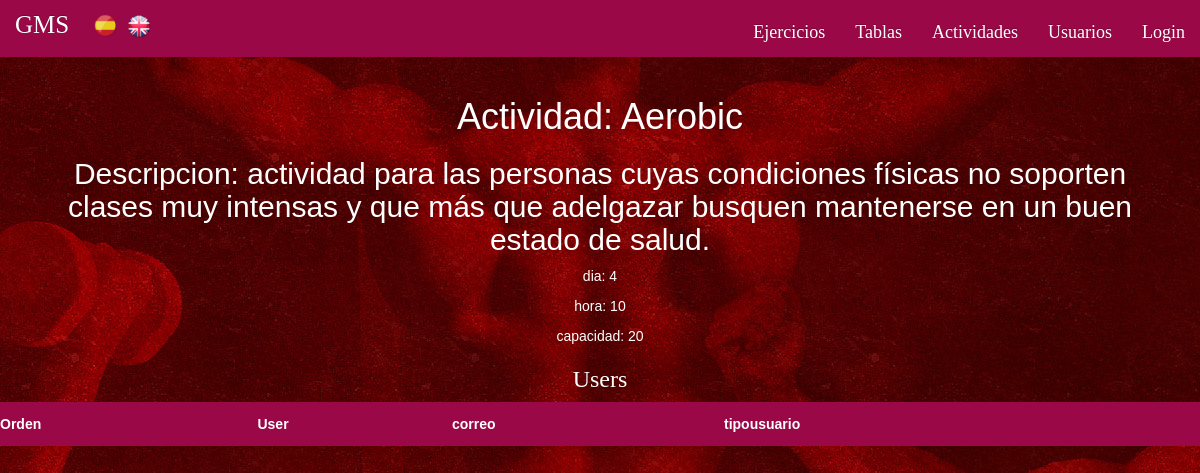
Page /index.php?controller=actividades&action=view&idactividad=1 on the committed database.
### tables this page shows
CREATE TABLE IF NOT EXISTS `Actividad` (
  `idactividad` INT NOT NULL AUTO_INCREMENT,
  `nombreactividad` VARCHAR(45) NULL,
  `descripcionactividad` VARCHAR(1000) NULL,
  `dia`INT NULL,
  `hora` INT NULL,
  `capacidad` INT NULL,
   PRIMARY KEY (`idactividad`));

### core/ViewManager.php (called while the page is built, shortened)
<?php
class ViewManager {
	private $variables = array();
	public function setVariable($varname, $value, $flash=false) {
		$this->variables[$varname] = $value;
	}
	public function getVariable($varname, $default=NULL) {
		if (!isset($this->variables[$varname])) {
			return $default;
		}
		return $this->variables[$varname];
	}
	public function render($controller, $viewname) {
		include(__DIR__."/../view/$controller/$viewname.php");
	}
	private static $viewmanager_singleton = NULL;
	public static function getInstance() {
		if (self::$viewmanager_singleton == null) {
			self::$viewmanager_singleton = new ViewManager();
		}
		return self::$viewmanager_singleton;
	}
}

### controller/ActividadesController.php (called while the page is built, shortened)
<?php
require_once(__DIR__."/../model/Actividad.php");
require_once(__DIR__."/../model/ActividadMapper.php");
require_once(__DIR__."/../core/ViewManager.php");
class ActividadesController extends BaseController {
	private $actividadMapper;
	public function __construct() {
		$this->actividadMapper = new ActividadMapper();
	}
	public function view(){
		$actividadid = $_GET["idactividad"];
		$actividad = $this->actividadMapper->findById($actividadid);
		$users = $this->actividadMapper->findUsuariosActividad($actividadid);
		$this->view->setVariable("users", $users);
		$this->view->setVariable("actividad", $actividad);
		$this->view->render("actividades", "view");
	}
}
	?>

### index.php (called while the page is built, shortened)
<?php
function run() {
	try {
		$controller = loadController($_GET["controller"]);
		$actionName = $_GET["action"];
		$controller->$actionName();
	} catch(Exception $ex) {
		die("An exception occured!!!!!".$ex->getMessage());
	}
}
function loadController($controllerName) {
	return new $controllerClassName();
}
run();
?>

### view/messages/messages_es.php (called while the page is built)
<?php
$i18n_messages = array()
?>

### core/I18n.php (called while the page is built, shortened)
<?php
class I18n {
	private $messages;
	public function setLanguage($language) {
		$this->messages = $i18n_messages;
	}
	public function i18n($key) {
		if (isset($this->messages[$key])){
			return $this->messages[$key];
		}else{
			return $key;
		}
	}
	private static $i18n_singleton = null;
	public static function getInstance() {
		if (self::$i18n_singleton == NULL) {
			self::$i18n_singleton = new I18n();
		}
		return self::$i18n_singleton;
	}
}
function i18n($key) {
	return I18n::getInstance()->i18n($key);
}

### model/Actividad.php (called while the page is built, shortened)
<?php
class Actividad {
    private $nombreactividad;
    private $descripcionactividad;
    private $dia;
    private $hora;
    private $capacidad;
    public function __construct($idactividad="" , $nombreactividad="", $descripcionactividad="" , $dia="" , $hora="",
		$capacidad="") {
        $this->nombreactividad = $nombreactividad;
        $this->descripcionactividad = $descripcionactividad;
        $this->dia = $dia;
        $this->hora = $hora;
        $this->capacidad = $capacidad;
    }
	public function getnombreactividad (){
        return $this ->nombreactividad;
    }
    public function getdescripcionactividad (){
        return $this ->descripcionactividad;
    }
	public function getdia (){
        return $this ->dia;
    }
    public function gethora (){
        return $this ->hora;
    }
    public function getcapacidad (){
        return $this ->capacidad;
    }
}
?>

### model/ActividadMapper.php (called while the page is built, shortened)
<?php
require_once(__DIR__."/../core/PDOConnection.php");
require_once(__DIR__."/../model/Actividad.php");
class ActividadMapper {
	private $db;
	public function __construct() {
		$this->db = PDOConnection::getInstance();
	}
	public function findById($actividadid){
		$stmt = $this->db->prepare("SELECT * FROM actividad WHERE idactividad=?");
		$stmt->execute(array($actividadid));
		$actividad = $stmt->fetch(PDO::FETCH_ASSOC);
		if($actividad != null) {
			return new Actividad(
			$actividad["idactividad"],
			$actividad["nombreactividad"],
			$actividad["descripcionactividad"],
			$actividad["dia"],
			$actividad["hora"],
			$actividad["capacidad"]
			);
		} else {
			return NULL;
		}
	}
	}

### core/PDOConnection.php (called while the page is built)
<?php
class PDOConnection {
	private static $dbhost = "127.0.0.1";
	private static $dbname = "gymgms";
	private static $dbuser = "gymuser";
	private static $dbpass = "gympass";
	private static $db_singleton = null;
	public static function getInstance() {
		if (self::$db_singleton == null) {
			self::$db_singleton = new PDO(
			"mysql:host=".self::$dbhost.";dbname=".self::$dbname.";charset=utf8",
			self::$dbuser,
			self::$dbpass,
			array(
				PDO::ATTR_EMULATE_PREPARES => false,
				PDO::ATTR_ERRMODE => PDO::ERRMODE_EXCEPTION
			)
		);
	}
	return self::$db_singleton;
}
}
?>

### view/actividades/view.php (the view, shortened to what this page needs)
<?php
require_once(__DIR__."/../../core/ViewManager.php");
$view = ViewManager::getInstance();
$actividad = $view->getVariable("actividad");
?>
<div id="ver-ejercicio">
<h1><?= i18n("Actividad").": ".htmlentities($actividad->getnombreactividad()) ?></h1>
<h2>
	<?= i18n("Descripcion").": ".htmlentities($actividad->getdescripcionactividad()) ?>
</h2>
<p>
	<?= i18n("dia").": ".htmlentities($actividad->getdia()) ?>
</p>
<p>
	<?= i18n("hora").": ".htmlentities($actividad->gethora()) ?>
</p>
<p>
	<?= i18n("capacidad").": ".htmlentities($actividad->getcapacidad()) ?>
</p>
</div>
<h3><?= i18n("Users") ?></h3>
<table class='tablas'>
	<tr>
		<th><?= i18n("Orden")?></th><th><?= i18n("User")?></th><th><?= i18n("correo")?></th><th><?= i18n("tipousuario")?></th>
	</tr>

### css/style.css (style rules this page uses)
body, header { font-family: 'Raleway'; overflow: auto; }
.body-index { background-image: url("fondorojo.jpg"); background-position: top center; background-repeat: no-repeat; }
h1, h3 { color: white; text-align: center; }
#ver-ejercicio { font-family: "Trebuchet MS", Arial, Helvetica, sans-serif; text-align: center; color: white; padding-left: 30px; padding-right: 30px; }
.tablas { font-family: "Trebuchet MS", Arial, Helvetica, sans-serif; border-collapse: collapse; width: 100%; }
.tablas tr { background-color: #ddd; }
.tablas th { padding-top: 12px; padding-bottom: 12px; text-align: left; background-color: #9B0847; color: white; }

### rows in the picture
actividad: nombreactividad "Aerobic", descripcionactividad "actividad para las personas cuyas condiciones físicas no soporten clases muy intensas y que más que adelgazar busquen mantenerse en un buen estado de salud.", dia "4", hora "10", capacidad "20"

### other values in the picture
i18n("Ejercicios") "Ejercicios"
i18n("Tablas") "Tablas"
i18n("Actividades") "Actividades"
i18n("Usuarios") "Usuarios"
i18n("Login") "Login"
i18n("Actividad") "Actividad"
i18n("Descripcion") "Descripcion"
i18n("dia") "dia"
i18n("hora") "hora"
i18n("capacidad") "capacidad"
i18n("Users") "Users"
i18n("Orden") "Orden"
i18n("User") "User"
i18n("correo") "correo"
i18n("tipousuario") "tipousuario"
